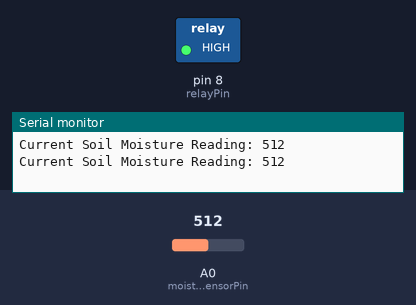
The sketch below on a simulated Arduino Uno, built with avr-gcc and run on an emulated ATmega328P. Shown: switched loads named in the sketch (green lamp = pin HIGH), the last lines printed to the serial monitor. The test bench sets the inputs (shaded band); at power-on: A0 (moistureSensorPin) = 512.

Above: at 2.8 s.
2.9 s: A0 (moistureSensorPin) set to 692
5.6 s: A0 (moistureSensorPin) set to 718
At 7.2 s:
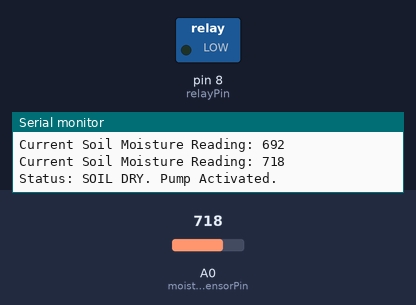
Timing chart, 0 to 8.7 s (numbered marks = the images above; inputs shaded):
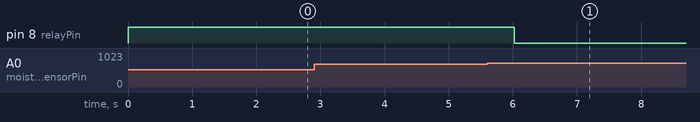

The sketch:

Smart_Soil_Irrigation.ino
```cpp
/*
 * Smart Soil Irrigation System
 *
 * Description: A cyber-physical IoT prototype designed for precision agriculture.
 * The system reads analog data from a soil moisture sensor, processes the
 * environmental conditions through an edge-threshold algorithm, and dynamically
 * triggers a 5V relay to actuate a DC water pump.
 *
 * Hardware: Arduino Uno, Capacitive Soil Moisture Sensor, 5V Relay Module, DC Water Pump.
 */

// Define Hardware Pins
const int moistureSensorPin = A0;  // Analog pin for soil moisture sensor
const int relayPin = 8;            // Digital pin for the 5V relay module

// Define Thresholds (Calibrated for standard soil conditions)
// Note: Analog read returns 0-1023. Lower values typically mean wetter soil depending on sensor type.
const int dryThreshold = 700;      // Value above which the soil is considered dry
const int wetThreshold = 400;      // Value below which the soil is considered adequately watered

void setup() {
  // Initialize serial communication for debugging and data logging
  Serial.begin(9600);

  // Configure pins
  pinMode(moistureSensorPin, INPUT);
  pinMode(relayPin, OUTPUT);

  // Ensure the pump is off at startup (Active LOW relay module assumption)
  digitalWrite(relayPin, HIGH);

  Serial.println("System Initialized: Smart Soil Irrigation Active.");
}

void loop() {
  // 1. Read environmental data from the sensor
  int moistureLevel = analogRead(moistureSensorPin);

  // 2. Output telemetry data for monitoring
  Serial.print("Current Soil Moisture Reading: ");
  Serial.println(moistureLevel);

  // 3. Edge-threshold control logic
  if (moistureLevel > dryThreshold) {
    // Soil is dry -> Actuate Relay to turn ON the water pump
    digitalWrite(relayPin, LOW);
    Serial.println("Status: SOIL DRY. Pump Activated.");
  }
  else if (moistureLevel < wetThreshold) {
    // Soil is adequately wet -> De-actuate Relay to turn OFF the water pump
    digitalWrite(relayPin, HIGH);
    Serial.println("Status: OPTIMAL MOISTURE. Pump Deactivated.");
  }

  // 4. System delay to prevent hardware jitter and relay bouncing
  delay(2000);
}
```

Measured:
- the behaviour switches between 700 and 701 on A0 (moistureSensorPin) (found by bisection; images 0 and 1)
- after the input at 5.6 s, pin 8 (relayPin): HIGH → LOW after 0.42 s
